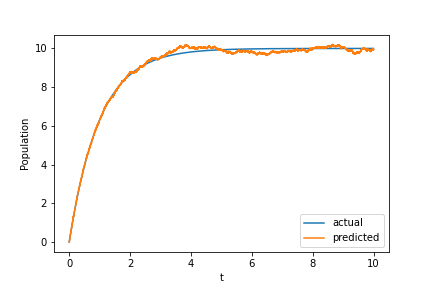

Write the Python code that produced this figure.
import numpy as np
import matplotlib.pyplot as plt
from numba import jit

num_sims = 500
N = 100000
Y_0 = 0
t_0 = 0
T = 10
k1 = 10
k2 = 1
@jit(nopython = True, nogil = True)
def BirthDeath(N,num_sims, T):
  dt = (T - t_0) / N
  t = np.arange(t_0, T, dt) 

  dW = np.zeros(N)
  dW[0] = 0

  X = np.zeros(N) 
  X[0] = 0

  Y = np.zeros(N)
  Y[0] = 0

  SX = np.zeros(N)
  SY = np.zeros(N)
  for n in range(num_sims):
    for i in range(1, t.size): 
      dW[i] = np.random.normal(loc = 0.0, scale = np.sqrt((k1+k2*Y[i-1])*dt))

      X[i] = (k1/k2)*(1-np.exp(-k2*t[i]))
      SX[i] = SX[i] + X[i]/num_sims

      Y[i] = Y[i-1] + k1*dt - k2*dt*Y[i-1] + dW[i] 
      SY[i] = SY[i] + Y[i]/num_sims
  return t, SX, SY

t, SX, SY = BirthDeath(N, num_sims, T)

plt.plot(t, SX, label = 'actual')
plt.plot(t, SY, label = 'predicted')
plt.xlabel('t')
plt.ylabel('Population')
plt.legend()
plt.show()
